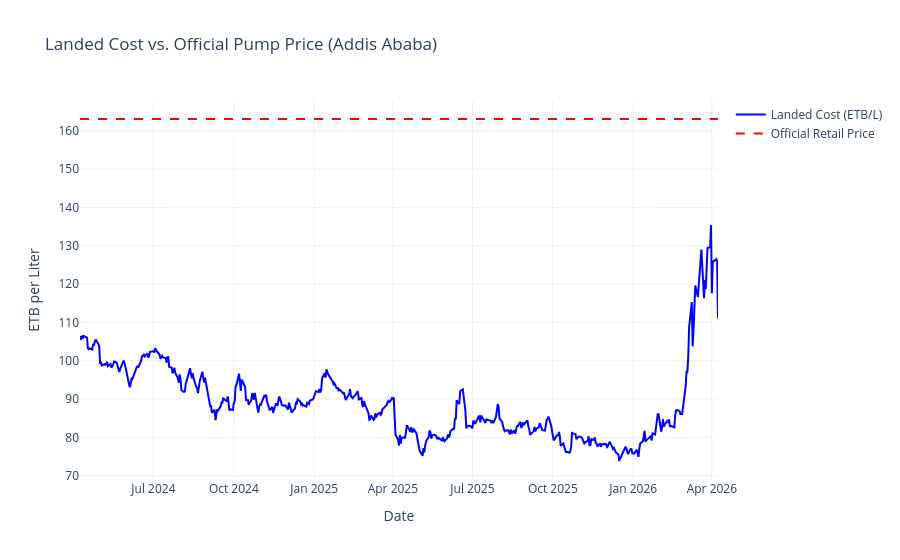

Notebook source saved alongside this figure:
### Markdown cell above
#### Visualizing the "Profit Window"

### Code cell
fig = go.Figure()

# Plot Landed Cost
fig.add_trace(go.Scatter(x=df.index, y=df['Landed_Cost_L_ETB'], 
                         name='Landed Cost (ETB/L)', line=dict(color='blue')))

# Plot Retail Price Baseline
fig.add_trace(go.Scatter(x=df.index, y=[RETAIL_DIESEL_ETB]*len(df), 
                         name='Official Retail Price', line=dict(color='red', dash='dash')))

fig.update_layout(title="Landed Cost vs. Official Pump Price (Addis Ababa)",
                  xaxis_title="Date", yaxis_title="ETB per Liter",
                  template="plotly_white")
fig.show()

### Figure 1 — Plotly figure (JSON) as saved in the notebook; plotly's stock layout.template omitted (floating-point values rounded to 4 significant figures; data arrays with more than 128 entries replaced by an {"elided": "..."} marker saying what was removed)
{"data": [{"line": {"color": "blue"}, "name": "Landed Cost (ETB/L)", "type": "scatter", "x": {"elided": "504 str values"}, "y": {"elided": "504 float values"}}, {"line": {"color": "red", "dash": "dash"}, "name": "Official Retail Price", "type": "scatter", "x": {"elided": "504 str values"}, "y": {"elided": "504 float values"}}], "layout": {"title": {"text": "Landed Cost vs. Official Pump Price (Addis Ababa)"}, "xaxis": {"title": {"text": "Date"}}, "yaxis": {"title": {"text": "ETB per Liter"}}}}
